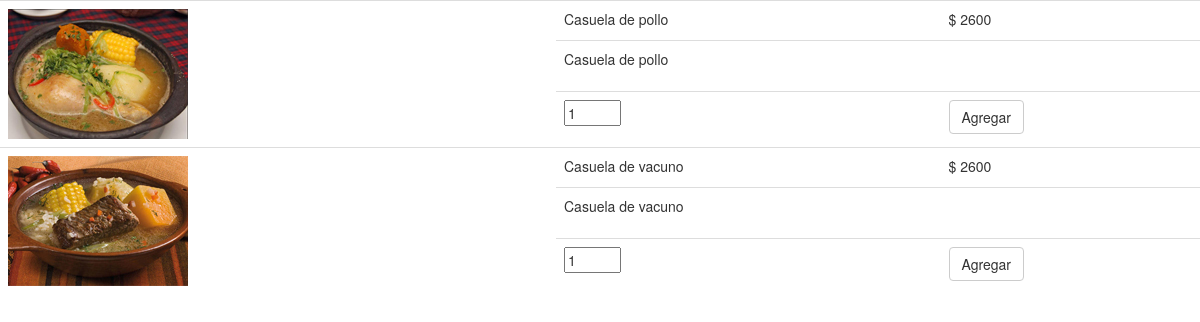
/PHP/Muestra.php?tipo=3, run on the app's committed database.
### tables this page shows
CREATE TABLE `producto` (
  `Id_Producto` int(5) NOT NULL,
  `Nombre` char(50) NOT NULL,
  `Precio` int(5) NOT NULL,
  `Descripcion` char(255) NOT NULL,
  `Id_Categoria` int(3) NOT NULL,
  `Foto` char(60) DEFAULT NULL
);

### PHP/Muestra.php (the view, shortened to what this page needs)
<!DOCTYPE html>
<html>
<head>
	<link rel="stylesheet" href="https://maxcdn.bootstrapcdn.com/bootstrap/3.3.7/css/bootstrap.min.css">
</head>
<body>
<?php
	include("conex.inc");
	$cate = $_GET["tipo"];
	$consulta = "SELECT Id_Producto, Nombre, Precio, Foto, Descripcion FROM producto WHERE Id_Categoria=$cate";
	$respuesta = mysqli_query($db, $consulta);
	echo "<table class='table'>";
	while($fila=mysqli_fetch_object($respuesta))
		echo "<tr><td rowspan='3' class='fotopro'><img src='Fotos/$fila->Foto'></td><td>$fila->Nombre</td><td>$ $fila->Precio</td></tr>
			    <tr><td colspan='2'><p>$fila->Descripcion</p></td></tr>
			    <tr><td><input type='number' id='$fila->Id_Producto' size='1' min='1' max='10' value='1'></td>
			    <td><button type='submit' onClick='addProduct($fila->Id_Producto)' value='$fila->Nombre' class='btn btn-default'>Agregar</button></td></tr>";
	echo "</table>";
?>
</body>
</html>

### data on the page
producto: Foto (picture), Nombre "Casuela de pollo", Precio "2600", Descripcion "Casuela de pollo"
producto: Foto (picture), Nombre "Casuela de vacuno", Precio "2600", Descripcion "Casuela de vacuno"
